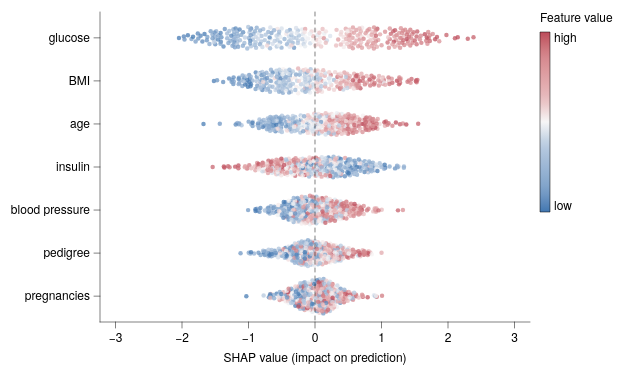

Vega-Lite specification stored for this chart:
### Vega-Lite specification from a JSON file in a GitHub repository (floating-point values rounded to 4 significant figures; data arrays with more than 128 entries replaced by an {"elided": "..."} marker saying what was removed)
{"background": null, "config": {"arc": {"fill": "#DBDBDB", "fillOpacity": 1.0, "innerRadius": 38.75, "padAngle": 0.03, "stroke": "black", "strokeOpacity": 1, "strokeWidth": 0.25}, "area": {"fill": "#DBDBDB", "fillOpacity": 1.0, "stroke": "black", "strokeOpacity": 1, "strokeWidth": 0.25}, "axis": {"domain": true, "domainCap": "round", "domainColor": "black", "domainWidth": 0.25, "grid": false, "gridCap": "round", "gridColor": "#F1F1F1", "gridDash": [0, 0], "gridOpacity": 1.0, "gridWidth": 0.25, "labelColor": "black", "labelFont": "Helvetica Neue, HelveticaNeue, Helvetica, Arial, sans-serif", "labelFontSize": 6, "labelFontStyle": "normal", "labelFontWeight": 400, "offset": 0, "ticks": true, "tickCap": "round", "tickColor": "black", "tickRound": false, "tickSize": 3.0, "tickWidth": 0.25, "titleColor": "black", "titleFont": "Helvetica Neue, HelveticaNeue, Helvetica, Arial, sans-serif", "titleFontSize": 6, "titleFontStyle": "normal", "titleFontWeight": 400}, "axisX": {"domain": true, "labelAlign": "center", "labelAngle": 0, "labels": true, "ticks": true, "translate": 0}, "axisY": {"domain": true, "labelAlign": "right", "labelAngle": 0, "labels": true, "ticks": true, "translate": 0}, "axisRight": {"domain": true, "labelAlign": "left", "labelAngle": 0, "labels": true, "ticks": true, "translate": 0}, "axisTop": {"domain": true, "labelAlign": "center", "labelAngle": 0, "labels": true, "ticks": true, "translate": 0}, "axisBand": {"tickOffset": 0}, "bar": {"fill": "#DBDBDB", "fillOpacity": 1.0, "stroke": "black", "strokeOpacity": 1, "strokeWidth": 0.25}, "boxplot": {"size": 13.95, "ticks": {"cornerRadius": 0.25, "fill": "black", "opacity": 1, "size": 6.975, "thickness": 0.25}, "box": {"fillOpacity": 1.0, "stroke": "black", "strokeOpacity": 1, "strokeWidth": 0.25}, "median": {"cornerRadius": 0, "fill": "black", "fillOpacity": 1.0, "opacity": 1, "size": 13.95, "thickness": 0.25}, "rule": {"fill": "black", "fillOpacity": 1.0, "size": 15.5, "stroke": "black", "strokeDash": [0, 0], "strokeOpacity": 1, "strokeWidth": 0.25}, "outliers": {"color": "black", "fill": "black", "fillOpacity": 1.0, "size": 0, "stroke": "black", "strokeOpacity": 1, "strokeWidth": 0.25}}, "circle": {"fill": "black", "fillOpacity": 1.0, "size": 1.938, "stroke": null, "strokeOpacity": 1, "strokeWidth": 0.25}, "errorband": {"band": {"fillOpacity": 0.6, "stroke": null, "strokeWidth": 0.25, "strokeOpacity": 1}, "borders": {"opacity": 0, "strokeOpacity": 1, "strokeWidth": 0.25}}, "errorbar": {"opacity": 1, "rule": {"strokeDash": [0, 0], "strokeWidth": 0.25}, "ticks": {"color": "black", "cornerRadius": 0.125, "opacity": 1, "size": 9.3, "thickness": 0.25}, "thickness": 0.25}, "font": "Helvetica Neue, HelveticaNeue, Helvetica, Arial, sans-serif", "geoshape": {"fill": "#DBDBDB", "fillOpacity": 1.0, "stroke": "black", "strokeOpacity": 1, "strokeWidth": 0.25}, "header": {"labelColor": "black", "labelFont": "Helvetica Neue, HelveticaNeue, Helvetica, Arial, sans-serif", "labelFontSize": 6, "labelFontStyle": "normal", "labelFontWeight": 400, "titleColor": "black", "titleFont": "Helvetica Neue, HelveticaNeue, Helvetica, Arial, sans-serif", "titleFontSize": 6, "titleFontStyle": "normal", "titleFontWeight": 400, "titlePadding": 0}, "legend": {"disable": false, "offset": 4.5, "titlePadding": 4, "labelOffset": 2, "gradientLabelOffset": 2, "columnPadding": 4, "rowPadding": 2, "gradientThickness": 5, "gradientOpacity": 1.0, "gradientStrokeColor": "black", "gradientStrokeWidth": 0.25, "labelColor": "black", "labelFont": "Helvetica Neue, HelveticaNeue, Helvetica, Arial, sans-serif", "labelFontSize": 6, "labelFontStyle": "normal", "labelFontWeight": 400, "strokeColor": "black", "strokeWidth": 0, "symbolSize": 36, "symbolStrokeColor": "black", "symbolStrokeWidth": 0.25, "titleColor": "black", "titleFont": "Helvetica Neue, HelveticaNeue, Helvetica, Arial, sans-serif", "titleFontSize": 6, "titleFontStyle": "normal", "titleFontWeight": 400}, "line": {"color": "black", "stroke": "black", "strokeCap": "butt", "strokeDash": [0, 0], "strokeOpacity": 1, "strokeWidth": 0.5}, "point": {"filled": true, "fill": "#DBDBDB", "fillOpacity": 1.0, "size": 7.75, "stroke": "black", "strokeOpacity": 1, "strokeWidth": 0.25}, "range": {"category": ["#9D9D9D", "#28287D", "#004225", "#47266F", "#00605D", "#DBDBDB", "#7983C1", "#6E927B", "#937FB4", "#699A97"], "diverging": {"scheme": ["#4F4265", "#6A5C82", "#85789D", "#A196B7", "#BDB5CE", "#D8D6DD", "#F6F6F6", "#CED8D7", "#9DBFBD", "#75A3A0", "#518683", "#326967", "#164D4B"]}, "heatmap": {"scheme": ["#440154", "#472270", "#433E82", "#38598C", "#2C728E", "#238A8D", "#24A086", "#39B578", "#5DC862", "#96D646", "#CAE02D", "#FDE724"]}, "ordinal": {"scheme": ["#F1F1F1", "#DBDBDB", "#C6C6C6", "#B2B2B2", "#9D9D9D", "#898989", "#767676", "#636363", "#515151", "#404040", "#2F2F2F", "#1F1F1F"]}, "ramp": {"scheme": ["#440154", "#472270", "#433E82", "#38598C", "#2C728E", "#238A8D", "#24A086", "#39B578", "#5DC862", "#96D646", "#CAE02D", "#FDE724"]}}, "rule": {"color": "black", "stroke": "black", "strokeCap": "round", "strokeDash": [2, 2], "strokeOpacity": 1, "strokeWidth": 0.25}, "scale": {"barBandPaddingInner": 0.1, "rectBandPaddingInner": 0, "tickBandPaddingInner": 0.1, "bandPaddingOuter": 0.1, "bandWithNestedOffsetPaddingInner": 0.2, "bandWithNestedOffsetPaddingOuter": 0.2, "offsetBandPaddingInner": 0, "offsetBandPaddingOuter": 0, "continuousPadding": 7.75, "round": false}, "rect": {"fill": "#DBDBDB", "fillOpacity": 1.0, "stroke": "black", "strokeOpacity": 1, "strokeWidth": 0.25}, "square": {"fill": "#DBDBDB", "fillOpacity": 1.0, "size": 15.5, "stroke": "black", "strokeOpacity": 1, "strokeWidth": 0.25}, "text": {"color": "black", "font": "Helvetica Neue, HelveticaNeue, Helvetica, Arial, sans-serif", "fontSize": 6, "fontStyle": "normal", "fontWeight": 400}, "tick": {"color": "black", "cornerRadius": 0.125, "opacity": 1.0, "size": 13.95, "thickness": 0.25}, "title": {"anchor": "middle", "frame": "group", "color": "black", "font": "Helvetica Neue, HelveticaNeue, Helvetica, Arial, sans-serif", "fontSize": 6, "fontStyle": "normal", "fontWeight": 400, "subtitleColor": "black", "subtitleFont": "Helvetica Neue, HelveticaNeue, Helvetica, Arial, sans-serif", "subtitleFontSize": 6, "subtitleFontStyle": "normal", "subtitleFontWeight": 400}, "trail": {"color": "black", "opacity": 1, "size": 0.5}, "view": {"continuousWidth": 215, "continuousHeight": 155, "discreteWidth": 215, "discreteHeight": 155, "fill": null, "stroke": null, "strokeWidth": 0.25}}, "layer": [{"data": {"name": "data-c0314b23f1fd34268519485b655935f4"}, "mark": {"type": "circle", "opacity": 0.75, "size": 5}, "encoding": {"color": {"field": "value", "legend": {"gradientLength": 90, "labelExpr": "datum.value == 0 ? 'low' : 'high'", "title": "Feature value", "values": [0, 1]}, "scale": {"range": ["#4177B1", "#7DA1C9", "#9BB6D5", "#B9CBE0", "#F6F6F6", "#E8BDBF", "#DFA1A5", "#D4858B", "#BC4A5A"]}, "type": "quantitative"}, "x": {"field": "shap", "scale": {"domain": [-3, 3], "nice": false}, "title": "SHAP value (impact on prediction)", "type": "quantitative"}, "y": {"field": "feature", "sort": ["glucose", "BMI", "age", "insulin", "blood pressure", "pedigree", "pregnancies"], "title": null, "type": "nominal"}, "yOffset": {"field": "off", "type": "quantitative"}}}, {"data": {"values": [{"__dysonsphere__": 1}]}, "mark": {"type": "rule", "opacity": 1.0}, "encoding": {"x": {"datum": 0.0}}}], "$schema": "https://vega.github.io/schema/vega-lite/v6.4.1.json", "datasets": {"data-c0314b23f1fd34268519485b655935f4": {"elided": "2100 records"}}}
